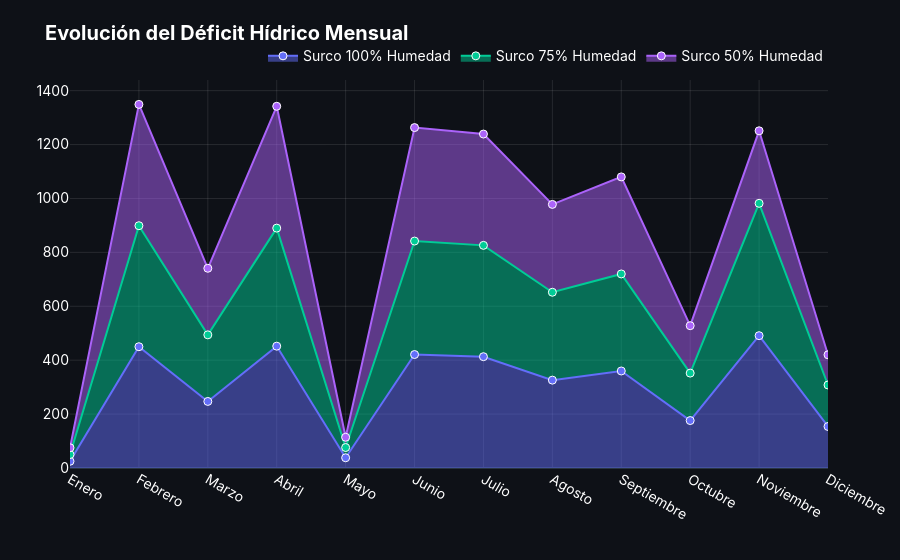

Source (notebook cell):
### Markdown cell above
## 3. Demanda de Riego por Tratamiento de Suelo
¿Cuántas horas requirió riego cada surco según la época del año?

### Code cell
query_riego = """
SELECT 
    su.id_surco,
    su.nombre_surco,
    su.humedad_objetivo_pct,
    t.nombre_mes,
    t.mes,
    SUM(f.flag_riego) AS horas_riego_requerido
FROM fact_mediciones_invernadero f
JOIN dim_surco_suelo su ON f.id_surco = su.id_surco
JOIN dim_tiempo t ON f.id_tiempo = t.id_tiempo
WHERE su.id_surco IN (1, 2, 3)
GROUP BY su.id_surco, su.nombre_surco, su.humedad_objetivo_pct, t.nombre_mes, t.mes
ORDER BY su.id_surco, t.mes;
"""

df_riego = pd.read_sql(query_riego, conn)

fig = px.area(
    df_riego, 
    x='nombre_mes', 
    y='horas_riego_requerido', 
    color='nombre_surco',
    title="<b>Evolución del Déficit Hídrico Mensual</b>",
    color_discrete_sequence=['#636EFA', '#00CC96', '#AB63FA']
)

fig.update_traces(mode='lines+markers', marker=dict(size=8, line=dict(width=1, color='white')), fill='tonexty')
fig.update_layout(
    template="plotly_dark",
    font=dict(family="Inter, Arial, sans-serif", size=14, color="white"),
    hovermode="x unified",
    margin=dict(l=10, r=20, t=80, b=50),
    plot_bgcolor='#0E1117',
    paper_bgcolor='#0E1117',
    legend=dict(title=None, orientation="h", yanchor="bottom", y=1.02, xanchor="right", x=1)
)
fig.update_yaxes(showgrid=True, gridcolor='rgba(255, 255, 255, 0.1)', title="")
fig.update_xaxes(showgrid=True, gridcolor='rgba(255, 255, 255, 0.1)', title="")
fig.show()

### Figure 1 — Plotly figure (JSON) as saved in the notebook; plotly's stock layout.template omitted (floating-point values rounded to 4 significant figures)
{"data": [{"fill": "tonexty", "fillpattern": {"shape": ""}, "hovertemplate": "nombre_surco=Surco 100% Humedad<br>nombre_mes=%{x}<br>horas_riego_requerido=%{y}<extra></extra>", "legendgroup": "Surco 100% Humedad", "line": {"color": "#636EFA"}, "marker": {"line": {"color": "white", "width": 1}, "size": 8, "symbol": "circle"}, "mode": "lines+markers", "name": "Surco 100% Humedad", "orientation": "v", "showlegend": true, "stackgroup": "1", "type": "scatter", "x": ["Enero", "Febrero", "Marzo", "Abril", "Mayo", "Junio", "Julio", "Agosto", "Septiembre", "Octubre", "Noviembre", "Diciembre"], "xaxis": "x", "y": [25.0, 450.0, 247.0, 452.0, 38.0, 421.0, 413.0, 326.0, 360.0, 176.0, 491.0, 154.0], "yaxis": "y"}, {"fill": "tonexty", "fillpattern": {"shape": ""}, "hovertemplate": "nombre_surco=Surco 75% Humedad<br>nombre_mes=%{x}<br>horas_riego_requerido=%{y}<extra></extra>", "legendgroup": "Surco 75% Humedad", "line": {"color": "#00CC96"}, "marker": {"line": {"color": "white", "width": 1}, "size": 8, "symbol": "circle"}, "mode": "lines+markers", "name": "Surco 75% Humedad", "orientation": "v", "showlegend": true, "stackgroup": "1", "type": "scatter", "x": ["Enero", "Febrero", "Marzo", "Abril", "Mayo", "Junio", "Julio", "Agosto", "Septiembre", "Octubre", "Noviembre", "Diciembre"], "xaxis": "x", "y": [25.0, 449.0, 247.0, 438.0, 38.0, 421.0, 413.0, 326.0, 360.0, 176.0, 491.0, 154.0], "yaxis": "y"}, {"fill": "tonexty", "fillpattern": {"shape": ""}, "hovertemplate": "nombre_surco=Surco 50% Humedad<br>nombre_mes=%{x}<br>horas_riego_requerido=%{y}<extra></extra>", "legendgroup": "Surco 50% Humedad", "line": {"color": "#AB63FA"}, "marker": {"line": {"color": "white", "width": 1}, "size": 8, "symbol": "circle"}, "mode": "lines+markers", "name": "Surco 50% Humedad", "orientation": "v", "showlegend": true, "stackgroup": "1", "type": "scatter", "x": ["Enero", "Febrero", "Marzo", "Abril", "Mayo", "Junio", "Julio", "Agosto", "Septiembre", "Octubre", "Noviembre", "Diciembre"], "xaxis": "x", "y": [25.0, 450.0, 247.0, 452.0, 38.0, 421.0, 413.0, 326.0, 360.0, 176.0, 269.0, 112.0], "yaxis": "y"}], "layout": {"font": {"color": "white", "family": "Inter, Arial, sans-serif", "size": 14}, "hovermode": "x unified", "legend": {"orientation": "h", "title": {}, "tracegroupgap": 0, "x": 1, "xanchor": "right", "y": 1.02, "yanchor": "bottom"}, "margin": {"b": 50, "l": 10, "r": 20, "t": 80}, "paper_bgcolor": "#0E1117", "plot_bgcolor": "#0E1117", "title": {"text": "<b>Evolución del Déficit Hídrico Mensual</b>"}, "xaxis": {"anchor": "y", "domain": [0, 1], "gridcolor": "rgba(255, 255, 255, 0.1)", "showgrid": true, "title": {"text": ""}}, "yaxis": {"anchor": "x", "domain": [0, 1], "gridcolor": "rgba(255, 255, 255, 0.1)", "showgrid": true, "title": {"text": ""}}}}
